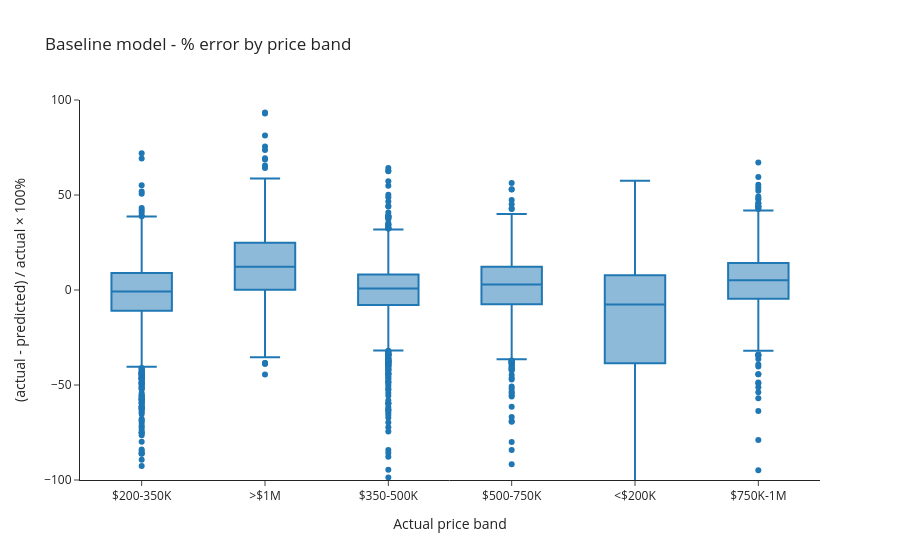

The code cell stored with this chart in its notebook:
### Markdown cell above
Bucket residuals by price band to see where the model is biased.

### Code cell
diag["price_band"] = pd.cut(
    diag["actual"],
    bins=[0, 200_000, 350_000, 500_000, 750_000, 1_000_000, np.inf],
    labels=["<$200K", "$200-350K", "$350-500K", "$500-750K", "$750K-1M", ">$1M"],
)

fig = px.box(
    diag,
    x="price_band",
    y="pct_error",
    title="Baseline model - % error by price band",
    labels={
        "price_band": "Actual price band",
        "pct_error": "(actual - predicted) / actual × 100%",
    },
)
fig.update_yaxes(range=[-100, 100])
fig.add_hline(y=0, line_dash="dot")
fig.show()

### Figure 1 — Plotly figure (JSON) as saved in the notebook; plotly's stock layout.template omitted (floating-point values rounded to 4 significant figures; data arrays with more than 128 entries replaced by an {"elided": "..."} marker saying what was removed)
{"data": [{"alignmentgroup": "True", "hovertemplate": "Actual price band=%{x}<br>(actual - predicted) / actual × 100%=%{y}<extra></extra>", "legendgroup": "", "marker": {"color": "#1F77B4"}, "name": "", "notched": false, "offsetgroup": "", "orientation": "v", "showlegend": false, "type": "box", "x": {"elided": "7055 str values"}, "x0": " ", "xaxis": "x", "y": {"elided": "7055 float values"}, "y0": " ", "yaxis": "y"}], "layout": {"boxmode": "group", "legend": {"tracegroupgap": 0}, "shapes": [{"line": {"dash": "dot"}, "type": "line", "x0": 0, "x1": 1, "xref": "x domain", "y0": 0, "y1": 0, "yref": "y"}], "title": {"text": "Baseline model - % error by price band"}, "xaxis": {"anchor": "y", "domain": [0, 1], "title": {"text": "Actual price band"}}, "yaxis": {"anchor": "x", "domain": [0, 1], "range": [-100, 100], "title": {"text": "(actual - predicted) / actual × 100%"}}}}
